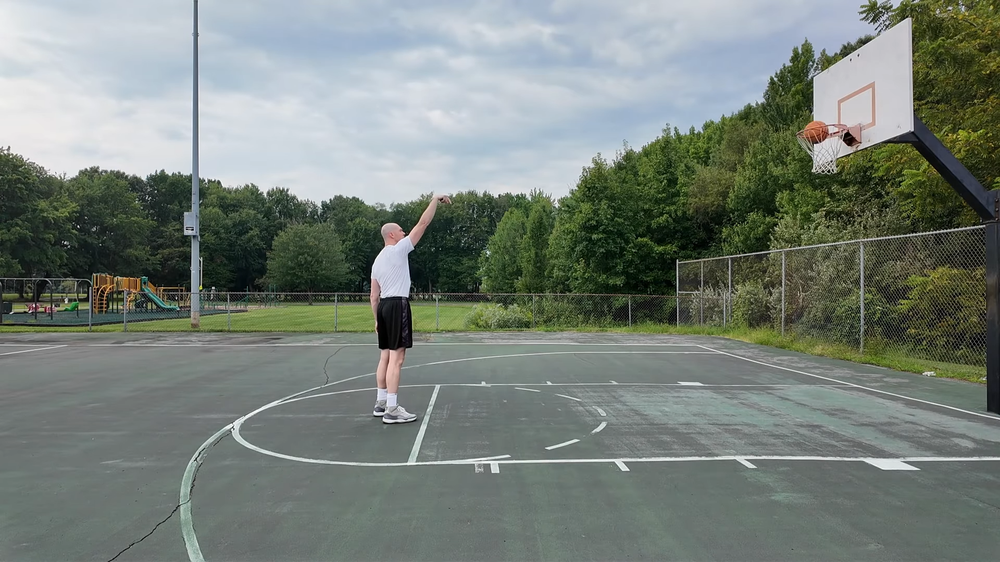
#> input picture ball/frame_02-13_725_original.png, 1000 x 562 px, shrunk from 1920 x 1080 before the run
$ python main.py
#> lines starting #> are read from the running program, lines starting #| are printed output that depends on the picture; after the words box and inside, x2 and y2 are one past the last pixel; in counts of white or black regions, pixels touching at a corner belong together
import cv2
import numpy as np


def detect_ellipse_occlusion(image_path="frame_02-13_725_original.png"):
#> called with image_path = 'frame_02-13_725_original.png'
    img = cv2.imread(image_path)
#> img is the input picture: shape (562, 1000, 3); mean B, G, R 121.1, 128.1, 119.1
    if img is None:
        return "Image not found."

    gray = cv2.cvtColor(img, cv2.COLOR_BGR2GRAY)
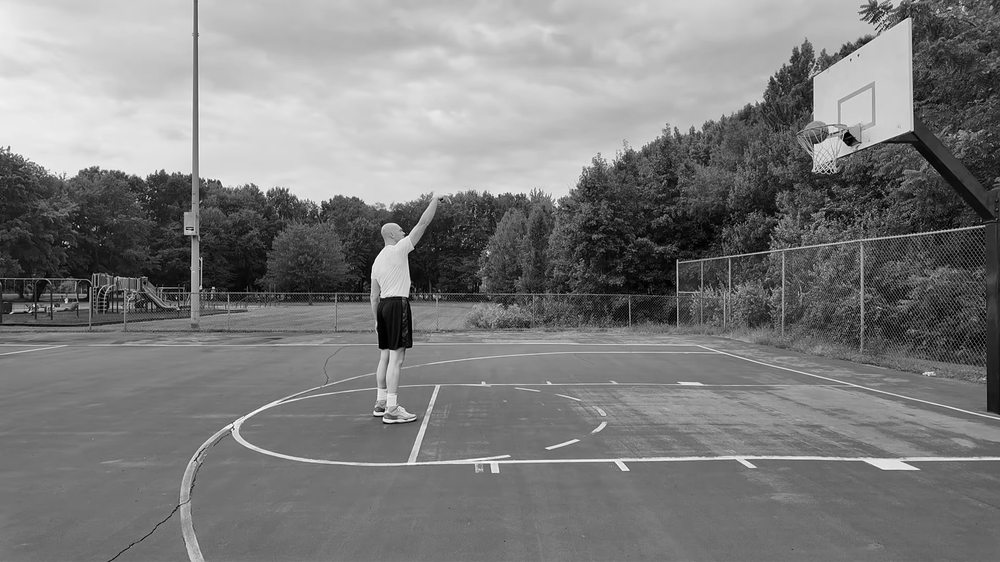
#> gray: shape (562, 1000); min 0, max 255, mean 124.6

    # 1. Edge detection and contour mapping
    edges = cv2.Canny(gray, 50, 150)
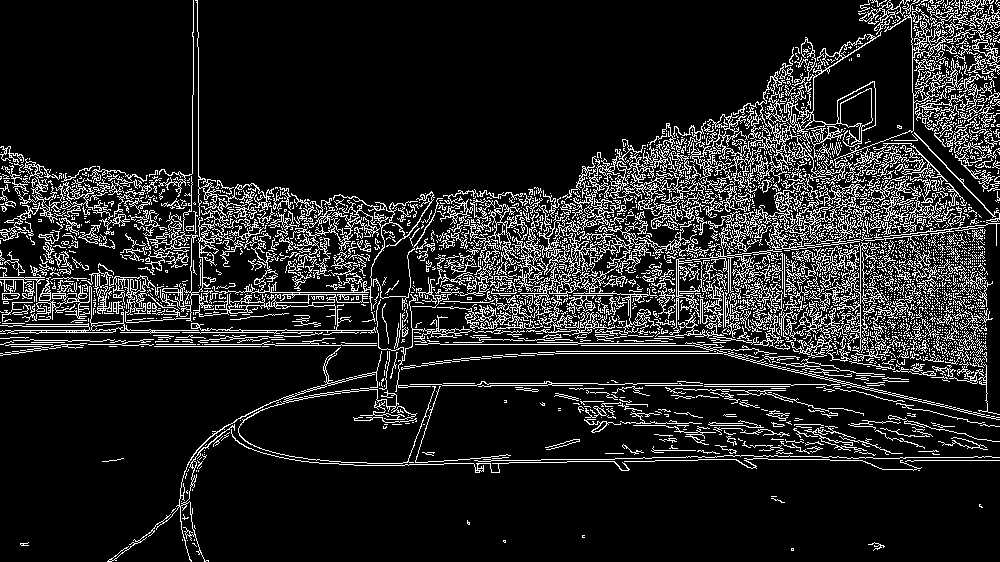
#> edges: shape (562, 1000); 13.5% white in thin lines or dots
    contours, _ = cv2.findContours(edges, cv2.RETR_EXTERNAL, cv2.CHAIN_APPROX_SIMPLE)
#> contours = 2533 contours, 2361 with area under 20; largest, box (x1, y1, x2, y2) and area: (733, 0, 997, 203) 4494, (125, 0, 435, 325) 2146, (708, 181, 892, 252) 1778, (443, 216, 661, 336) 1255, (609, 146, 706, 229) 1212

    # Filter for the contour most likely to be the rim (simplified as the largest valid contour)
    valid_contours = [c for c in contours if len(c) >= 5]
#> valid_contours = 1233 contours, 1061 with area under 20; largest, box (x1, y1, x2, y2) and area: (733, 0, 997, 203) 4494, (125, 0, 435, 325) 2146, (708, 181, 892, 252) 1778, (443, 216, 661, 336) 1255, (609, 146, 706, 229) 1212
    if not valid_contours:
        return "No valid rim contours found."

    rim_contour = max(valid_contours, key=cv2.contourArea)
#> rim_contour = contour of 4000 points, box (x1, y1, x2, y2) (733, 0, 997, 203), area 4494

    # 2. Fit ellipse to the rim
    ellipse = cv2.fitEllipse(rim_contour)
#> ellipse = ((868, 108.5), (150, 222.8), 69.26)
    (center_x, center_y), (axis_major, axis_minor), angle = ellipse
#> center_x = 868; center_y = 108.5; axis_major = 150; axis_minor = 222.8; angle = 69.26

    # Draw ellipse for visual debugging
    cv2.ellipse(img, ellipse, (0, 255, 0), 2)
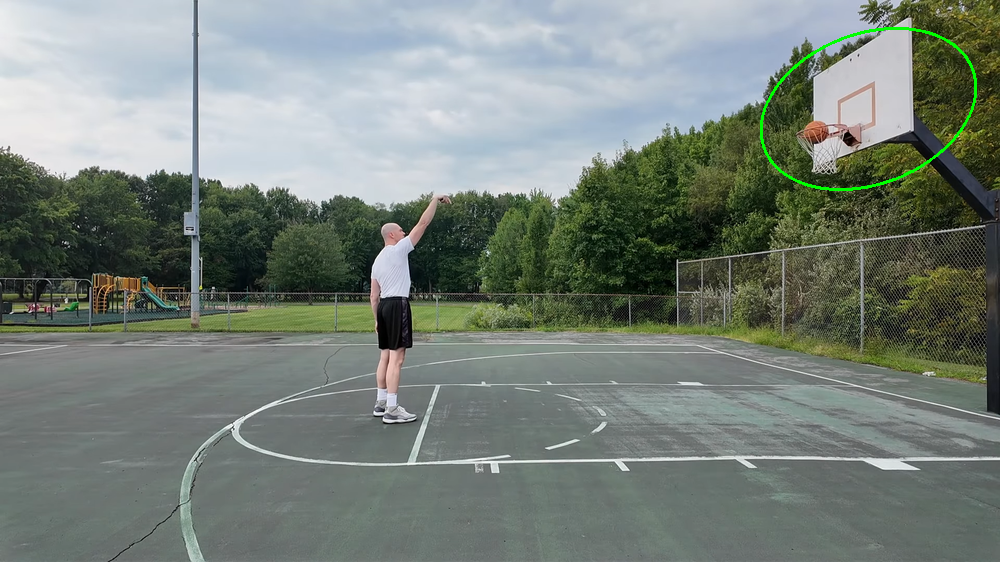
#> img: shape (562, 1000, 3); 0.31% of pixels changed, all inside (x1, y1, x2, y2) = (760, 27, 977, 191)

    # 3. Simulate Ball Tracking (Placeholder coordinates)
    # In a full pipeline, you would use cv2.moments() on the ball_mask from the previous script
    # to find the precise centroid (ball_cx, ball_cy) and its radius.
    ball_cx, ball_cy = int(center_x), int(center_y + 10)
#> ball_cx = 868; ball_cy = 118
    ball_radius = 15

    # 4. Determine spatial relationship
    # The front edge of the rim has a higher Y coordinate (lower on the screen)
    front_edge_y = center_y + (axis_minor / 2)
#> front_edge_y = 219.9

    # Create a mask for just the front arc
    front_arc_mask = np.zeros_like(gray)
    cv2.ellipse(front_arc_mask, ellipse, 255, 2)
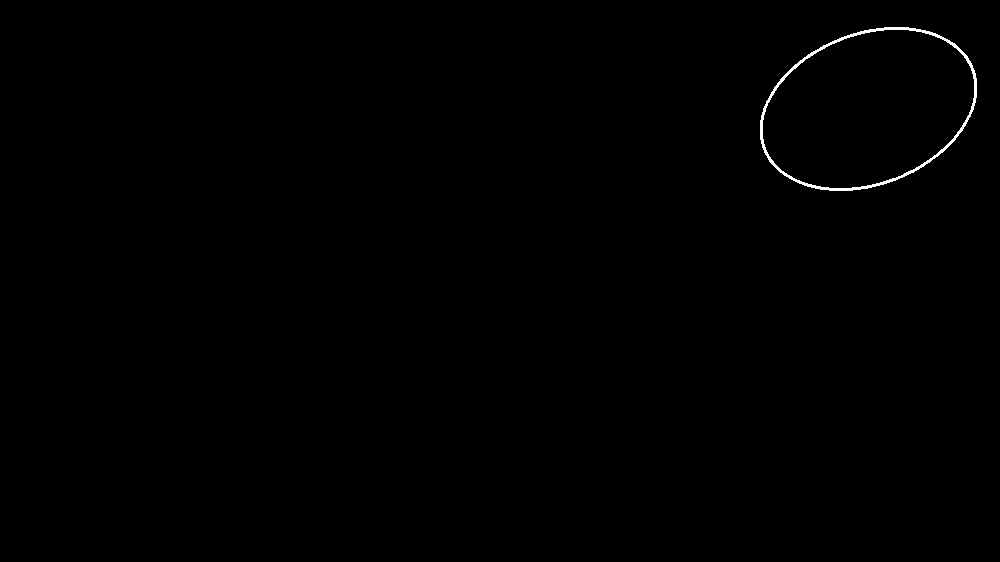
#> front_arc_mask: shape (562, 1000); 0.31% white in thin lines or dots, all inside (x1, y1, x2, y2) = (760, 27, 977, 191)
    # Erase the top half of the ellipse to isolate the front arc
    cv2.rectangle(front_arc_mask, (0, 0), (img.shape[1], int(center_y)), 0, -1)
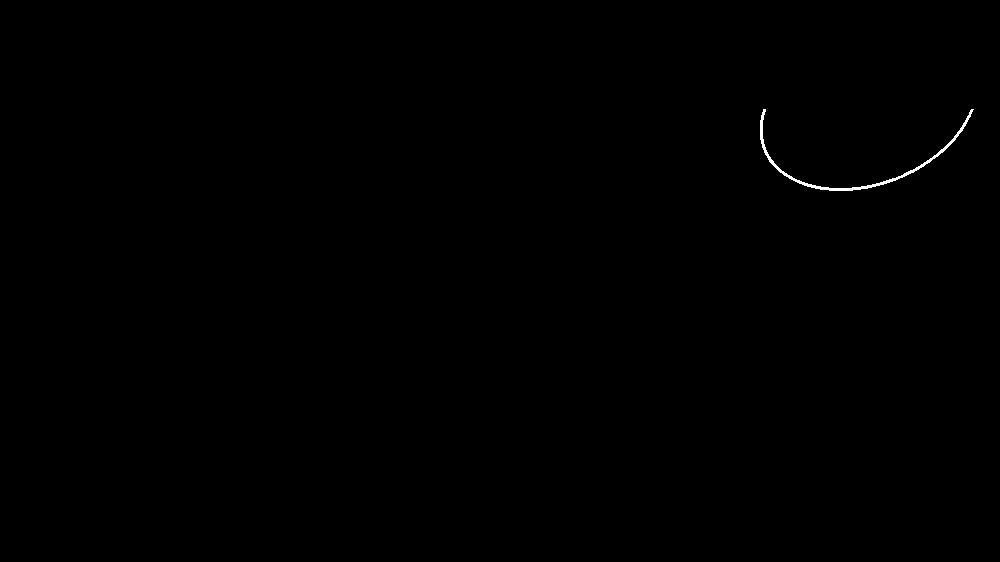
#> front_arc_mask: shape (562, 1000); 0.16% white in thin lines or dots, all inside (x1, y1, x2, y2) = (760, 109, 974, 191)

    # Create a mask for the ball
    ball_mask = np.zeros_like(gray)
    cv2.circle(ball_mask, (ball_cx, ball_cy), ball_radius, 255, -1)
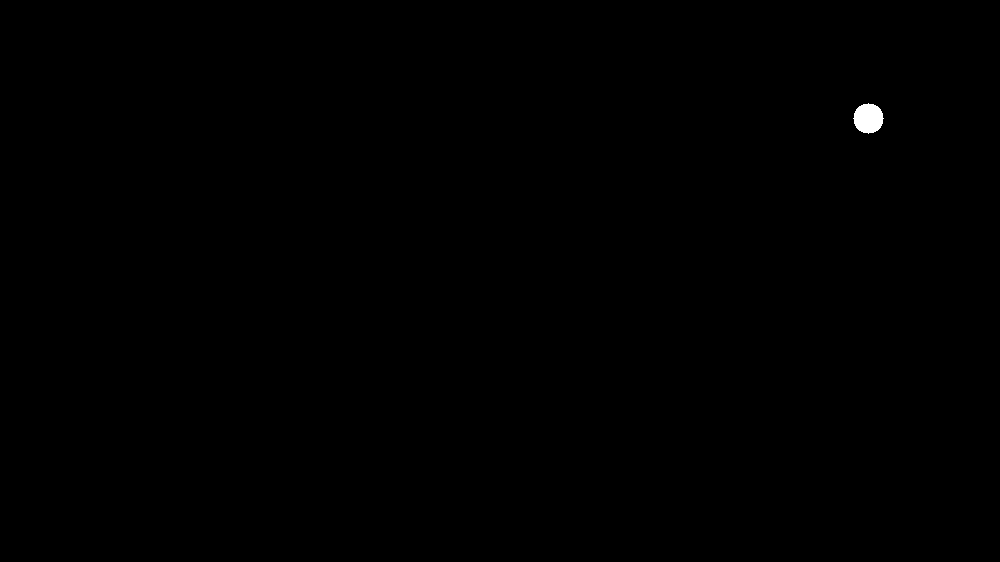
#> ball_mask: shape (562, 1000); 0.13% white; 1 white region, box (x1, y1, x2, y2) and area: (853, 103, 884, 134) 709

    # 5. Check if the ball pixels are missing/occluded exactly where the front arc is
    overlap = cv2.bitwise_and(front_arc_mask, ball_mask)
#> overlap: shape (562, 1000); every value is 0

    if cv2.countNonZero(overlap) > 0:
        return "Geometric intersection: Ball is touching/behind the front rim edge."
    else:
        return "Ball is clear of the front rim edge."

# Execute the function
# print(detect_ellipse_occlusion())

if __name__ == "__main__":
    print(detect_ellipse_occlusion())
